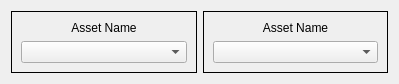
<?xml version="1.0" encoding="UTF-8"?>
<ui version="4.0">
 <class>Form</class>
 <widget class="QWidget" name="Form">
  <property name="geometry">
   <rect>
    <x>0</x>
    <y>0</y>
    <width>399</width>
    <height>77</height>
   </rect>
  </property>
  <property name="windowTitle">
   <string>Form</string>
  </property>
  <layout class="QGridLayout" name="gridLayout">
   <item row="0" column="0">
    <widget class="QFrame" name="frame">
     <property name="frameShape">
      <enum>QFrame::Box</enum>
     </property>
     <property name="frameShadow">
      <enum>QFrame::Plain</enum>
     </property>
     <layout class="QVBoxLayout" name="verticalLayout">
      <item>
       <widget class="QLabel" name="asset_name_label">
        <property name="text">
         <string>Asset Name</string>
        </property>
        <property name="alignment">
         <set>Qt::AlignCenter</set>
        </property>
       </widget>
      </item>
      <item>
       <widget class="QComboBox" name="asset_states_comboBox"/>
      </item>
     </layout>
    </widget>
   </item>
   <item row="0" column="1">
    <widget class="QFrame" name="frame_2">
     <property name="frameShape">
      <enum>QFrame::Box</enum>
     </property>
     <property name="frameShadow">
      <enum>QFrame::Plain</enum>
     </property>
     <layout class="QVBoxLayout" name="verticalLayout_2">
      <item>
       <widget class="QLabel" name="asset_name_label_2">
        <property name="text">
         <string>Asset Name</string>
        </property>
        <property name="alignment">
         <set>Qt::AlignCenter</set>
        </property>
       </widget>
      </item>
      <item>
       <widget class="QComboBox" name="asset_states_comboBox_2"/>
      </item>
     </layout>
    </widget>
   </item>
  </layout>
 </widget>
 <resources/>
 <connections/>
</ui>
